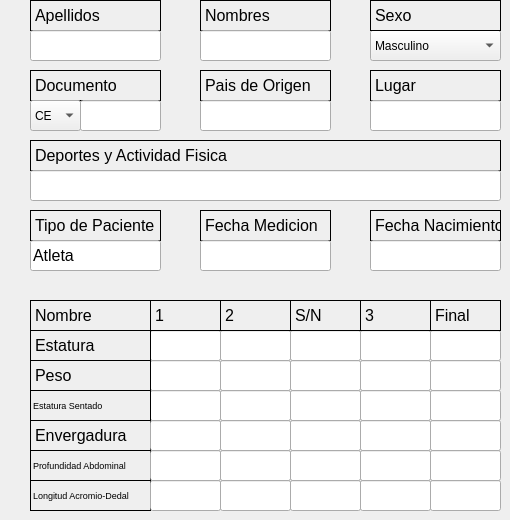
    <widget class="QWidget" name="tab">
     <attribute name="title">
      <string>entrada 1</string>
     </attribute>
     <widget class="QLabel" name="label">
      <property name="geometry">
       <rect>
        <x>30</x>
        <y>0</y>
        <width>131</width>
        <height>31</height>
       </rect>
      </property>
      <property name="font">
       <font>
        <pointsize>12</pointsize>
       </font>
      </property>
      <property name="frameShape">
       <enum>QFrame::Box</enum>
      </property>
      <property name="frameShadow">
       <enum>QFrame::Plain</enum>
      </property>
      <property name="text">
       <string>Apellidos</string>
      </property>
      <property name="scaledContents">
       <bool>false</bool>
      </property>
     </widget>
     <widget class="QLineEdit" name="lineEdit">
      <property name="geometry">
       <rect>
        <x>30</x>
        <y>30</y>
        <width>131</width>
        <height>31</height>
       </rect>
      </property>
      <property name="font">
       <font>
        <pointsize>12</pointsize>
       </font>
      </property>
      <property name="text">
       <string/>
      </property>
     </widget>
     <widget class="QLabel" name="label_2">
      <property name="geometry">
       <rect>
        <x>200</x>
        <y>0</y>
        <width>131</width>
        <height>31</height>
       </rect>
      </property>
      <property name="font">
       <font>
        <pointsize>12</pointsize>
       </font>
      </property>
      <property name="frameShape">
       <enum>QFrame::Box</enum>
      </property>
      <property name="frameShadow">
       <enum>QFrame::Plain</enum>
      </property>
      <property name="text">
       <string>Nombres</string>
      </property>
      <property name="scaledContents">
       <bool>false</bool>
      </property>
     </widget>
     <widget class="QLineEdit" name="lineEdit_2">
      <property name="geometry">
       <rect>
        <x>200</x>
        <y>30</y>
        <width>131</width>
        <height>31</height>
       </rect>
      </property>
      <property name="font">
       <font>
        <pointsize>12</pointsize>
       </font>
      </property>
      <property name="text">
       <string/>
      </property>
     </widget>
     <widget class="QComboBox" name="comboBox">
      <property name="geometry">
       <rect>
        <x>370</x>
        <y>30</y>
        <width>131</width>
        <height>31</height>
       </rect>
      </property>
      <item>
       <property name="text">
        <string>Masculino</string>
       </property>
      </item>
      <item>
       <property name="text">
        <string>Femenino</string>
       </property>
      </item>
     </widget>
     <widget class="QLabel" name="label_3">
      <property name="geometry">
       <rect>
        <x>370</x>
        <y>0</y>
        <width>131</width>
        <height>31</height>
       </rect>
      </property>
      <property name="font">
       <font>
        <pointsize>12</pointsize>
       </font>
      </property>
      <property name="frameShape">
       <enum>QFrame::Box</enum>
      </property>
      <property name="frameShadow">
       <enum>QFrame::Plain</enum>
      </property>
      <property name="text">
       <string>Sexo</string>
      </property>
      <property name="scaledContents">
       <bool>false</bool>
      </property>
     </widget>
     <widget class="QLabel" name="label_4">
      <property name="geometry">
       <rect>
        <x>30</x>
        <y>70</y>
        <width>131</width>
        <height>31</height>
       </rect>
      </property>
      <property name="font">
       <font>
        <pointsize>12</pointsize>
       </font>
      </property>
      <property name="frameShape">
       <enum>QFrame::Box</enum>
      </property>
      <property name="frameShadow">
       <enum>QFrame::Plain</enum>
      </property>
      <property name="text">
       <string>Documento</string>
      </property>
      <property name="scaledContents">
       <bool>false</bool>
      </property>
     </widget>
     <widget class="QComboBox" name="comboBox_2">
      <property name="geometry">
       <rect>
        <x>30</x>
        <y>100</y>
        <width>51</width>
        <height>31</height>
       </rect>
      </property>
      <item>
       <property name="text">
        <string>CE</string>
       </property>
      </item>
      <item>
       <property name="text">
        <string>CI</string>
       </property>
      </item>
      <item>
       <property name="text">
        <string>P</string>
       </property>
      </item>
      <item>
       <property name="text">
        <string>O</string>
       </property>
      </item>
     </widget>
     <widget class="QLineEdit" name="lineEdit_3">
      <property name="geometry">
       <rect>
        <x>80</x>
        <y>100</y>
        <width>81</width>
        <height>31</height>
       </rect>
      </property>
      <property name="font">
       <font>
        <pointsize>12</pointsize>
       </font>
      </property>
      <property name="text">
       <string/>
      </property>
     </widget>
     <widget class="QLabel" name="label_5">
      <property name="geometry">
       <rect>
        <x>200</x>
        <y>70</y>
        <width>131</width>
        <height>31</height>
       </rect>
      </property>
      <property name="font">
       <font>
        <pointsize>12</pointsize>
       </font>
      </property>
      <property name="frameShape">
       <enum>QFrame::Box</enum>
      </property>
      <property name="frameShadow">
       <enum>QFrame::Plain</enum>
      </property>
      <property name="text">
       <string>Pais de Origen</string>
      </property>
      <property name="scaledContents">
       <bool>false</bool>
      </property>
     </widget>
     <widget class="QLineEdit" name="lineEdit_4">
      <property name="geometry">
       <rect>
        <x>200</x>
        <y>100</y>
        <width>131</width>
        <height>31</height>
       </rect>
      </property>
      <property name="font">
       <font>
        <pointsize>12</pointsize>
       </font>
      </property>
      <property name="text">
       <string/>
      </property>
     </widget>
     <widget class="QLabel" name="label_6">
      <property name="geometry">
       <rect>
        <x>370</x>
        <y>70</y>
        <width>131</width>
        <height>31</height>
       </rect>
      </property>
      <property name="font">
       <font>
        <pointsize>12</pointsize>
       </font>
      </property>
      <property name="frameShape">
       <enum>QFrame::Box</enum>
      </property>
      <property name="frameShadow">
       <enum>QFrame::Plain</enum>
      </property>
      <property name="text">
       <string>Lugar</string>
      </property>
      <property name="scaledContents">
       <bool>false</bool>
      </property>
     </widget>
     <widget class="QLineEdit" name="lineEdit_5">
      <property name="geometry">
       <rect>
        <x>370</x>
        <y>100</y>
        <width>131</width>
        <height>31</height>
       </rect>
      </property>
      <property name="font">
       <font>
        <pointsize>12</pointsize>
       </font>
      </property>
      <property name="text">
       <string/>
      </property>
     </widget>
     <widget class="QLabel" name="label_7">
      <property name="geometry">
       <rect>
        <x>30</x>
        <y>140</y>
        <width>471</width>
        <height>31</height>
       </rect>
      </property>
      <property name="font">
       <font>
        <pointsize>12</pointsize>
       </font>
      </property>
      <property name="frameShape">
       <enum>QFrame::Box</enum>
      </property>
      <property name="frameShadow">
       <enum>QFrame::Plain</enum>
      </property>
      <property name="text">
       <string>Deportes y Actividad Fisica</string>
      </property>
      <property name="scaledContents">
       <bool>false</bool>
      </property>
     </widget>
     <widget class="QLineEdit" name="lineEdit_6">
      <property name="geometry">
       <rect>
        <x>30</x>
        <y>170</y>
        <width>471</width>
        <height>31</height>
       </rect>
      </property>
      <property name="font">
       <font>
        <pointsize>12</pointsize>
       </font>
      </property>
      <property name="text">
       <string/>
      </property>
     </widget>
     <widget class="QLabel" name="label_8">
      <property name="geometry">
       <rect>
        <x>30</x>
        <y>210</y>
        <width>131</width>
        <height>31</height>
       </rect>
      </property>
      <property name="font">
       <font>
        <pointsize>12</pointsize>
       </font>
      </property>
      <property name="frameShape">
       <enum>QFrame::Box</enum>
      </property>
      <property name="frameShadow">
       <enum>QFrame::Plain</enum>
      </property>
      <property name="text">
       <string>Tipo de Paciente</string>
      </property>
      <property name="scaledContents">
       <bool>false</bool>
      </property>
     </widget>
     <widget class="QLabel" name="label_9">
      <property name="geometry">
       <rect>
        <x>200</x>
        <y>210</y>
        <width>131</width>
        <height>31</height>
       </rect>
      </property>
      <property name="font">
       <font>
        <pointsize>12</pointsize>
       </font>
      </property>
      <property name="frameShape">
       <enum>QFrame::Box</enum>
      </property>
      <property name="frameShadow">
       <enum>QFrame::Plain</enum>
      </property>
      <property name="text">
       <string>Fecha Medicion</string>
      </property>
      <property name="scaledContents">
       <bool>false</bool>
      </property>
     </widget>
     <widget class="QLabel" name="label_10">
      <property name="geometry">
       <rect>
        <x>370</x>
        <y>210</y>
        <width>131</width>
        <height>31</height>
       </rect>
      </property>
      <property name="font">
       <font>
        <pointsize>12</pointsize>
       </font>
      </property>
      <property name="frameShape">
       <enum>QFrame::Box</enum>
      </property>
      <property name="frameShadow">
       <enum>QFrame::Plain</enum>
      </property>
      <property name="text">
       <string>Fecha Nacimiento</string>
      </property>
      <property name="scaledContents">
       <bool>false</bool>
      </property>
     </widget>
     <widget class="QLineEdit" name="lineEdit_7">
      <property name="geometry">
       <rect>
        <x>30</x>
        <y>240</y>
        <width>131</width>
        <height>31</height>
       </rect>
      </property>
      <property name="font">
       <font>
        <pointsize>12</pointsize>
       </font>
      </property>
      <property name="text">
       <string>Atleta</string>
      </property>
      <property name="readOnly">
       <bool>true</bool>
      </property>
     </widget>
     <widget class="QLineEdit" name="lineEdit_8">
      <property name="geometry">
       <rect>
        <x>200</x>
        <y>240</y>
        <width>131</width>
        <height>31</height>
       </rect>
      </property>
      <property name="font">
       <font>
        <pointsize>12</pointsize>
       </font>
      </property>
      <property name="text">
       <string/>
      </property>
     </widget>
     <widget class="QLineEdit" name="lineEdit_9">
      <property name="geometry">
       <rect>
        <x>370</x>
        <y>240</y>
        <width>131</width>
        <height>31</height>
       </rect>
      </property>
      <property name="font">
       <font>
        <pointsize>12</pointsize>
       </font>
      </property>
      <property name="text">
       <string/>
      </property>
     </widget>
     <widget class="QLabel" name="label_11">
      <property name="geometry">
       <rect>
        <x>30</x>
        <y>300</y>
        <width>121</width>
        <height>31</height>
       </rect>
      </property>
      <property name="font">
       <font>
        <pointsize>12</pointsize>
       </font>
      </property>
      <property name="frameShape">
       <enum>QFrame::Box</enum>
      </property>
      <property name="frameShadow">
       <enum>QFrame::Plain</enum>
      </property>
      <property name="text">
       <string>Nombre</string>
      </property>
      <property name="scaledContents">
       <bool>false</bool>
      </property>
     </widget>
     <widget class="QLineEdit" name="lineEdit_11">
      <property name="geometry">
       <rect>
        <x>150</x>
        <y>330</y>
        <width>71</width>
        <height>31</height>
       </rect>
      </property>
      <property name="font">
       <font>
        <pointsize>12</pointsize>
       </font>
      </property>
      <property name="text">
       <string/>
      </property>
     </widget>
     <widget class="QLineEdit" name="lineEdit_12">
      <property name="geometry">
       <rect>
        <x>220</x>
        <y>330</y>
        <width>71</width>
        <height>31</height>
       </rect>
      </property>
      <property name="font">
       <font>
        <pointsize>12</pointsize>
       </font>
      </property>
      <property name="text">
       <string/>
      </property>
     </widget>
     <widget class="QLineEdit" name="lineEdit_13">
      <property name="geometry">
       <rect>
        <x>290</x>
        <y>330</y>
        <width>71</width>
        <height>31</height>
       </rect>
      </property>
      <property name="font">
       <font>
        <pointsize>12</pointsize>
       </font>
      </property>
      <property name="text">
       <string/>
      </property>
     </widget>
     <widget class="QLineEdit" name="lineEdit_14">
      <property name="geometry">
       <rect>
        <x>360</x>
        <y>330</y>
        <width>71</width>
        <height>31</height>
       </rect>
      </property>
      <property name="font">
       <font>
        <pointsize>12</pointsize>
       </font>
      </property>
      <property name="text">
       <string/>
      </property>
     </widget>
     <widget class="QLineEdit" name="lineEdit_15">
      <property name="geometry">
       <rect>
        <x>430</x>
        <y>330</y>
        <width>71</width>
        <height>31</height>
       </rect>
      </property>
      <property name="font">
       <font>
        <pointsize>12</pointsize>
       </font>
      </property>
      <property name="text">
       <string/>
      </property>
     </widget>
     <widget class="QLabel" name="label_12">
      <property name="geometry">
       <rect>
        <x>150</x>
        <y>300</y>
        <width>71</width>
        <height>31</height>
       </rect>
      </property>
      <property name="font">
       <font>
        <pointsize>12</pointsize>
       </font>
      </property>
      <property name="frameShape">
       <enum>QFrame::Box</enum>
      </property>
      <property name="frameShadow">
       <enum>QFrame::Plain</enum>
      </property>
      <property name="text">
       <string>1</string>
      </property>
      <property name="scaledContents">
       <bool>false</bool>
      </property>
     </widget>
     <widget class="QLabel" name="label_13">
      <property name="geometry">
       <rect>
        <x>220</x>
        <y>300</y>
        <width>71</width>
        <height>31</height>
       </rect>
      </property>
      <property name="font">
       <font>
        <pointsize>12</pointsize>
       </font>
      </property>
      <property name="frameShape">
       <enum>QFrame::Box</enum>
      </property>
      <property name="frameShadow">
       <enum>QFrame::Plain</enum>
      </property>
      <property name="text">
       <string>2</string>
      </property>
      <property name="scaledContents">
       <bool>false</bool>
      </property>
     </widget>
     <widget class="QLabel" name="label_14">
      <property name="geometry">
       <rect>
        <x>290</x>
        <y>300</y>
        <width>71</width>
        <height>31</height>
       </rect>
      </property>
      <property name="font">
       <font>
        <pointsize>12</pointsize>
       </font>
      </property>
      <property name="frameShape">
       <enum>QFrame::Box</enum>
      </property>
      <property name="frameShadow">
       <enum>QFrame::Plain</enum>
      </property>
      <property name="text">
       <string>S/N</string>
      </property>
      <property name="scaledContents">
       <bool>false</bool>
      </property>
     </widget>
     <widget class="QLabel" name="label_15">
      <property name="geometry">
       <rect>
        <x>360</x>
        <y>300</y>
        <width>71</width>
        <height>31</height>
       </rect>
      </property>
      <property name="font">
       <font>
        <pointsize>12</pointsize>
       </font>
      </property>
      <property name="frameShape">
       <enum>QFrame::Box</enum>
      </property>
      <property name="frameShadow">
       <enum>QFrame::Plain</enum>
      </property>
      <property name="text">
       <string>3</string>
      </property>
      <property name="scaledContents">
       <bool>false</bool>
      </property>
     </widget>
     <widget class="QLabel" name="label_16">
      <property name="geometry">
       <rect>
        <x>430</x>
        <y>300</y>
        <width>71</width>
        <height>31</height>
       </rect>
      </property>
      <property name="font">
       <font>
        <pointsize>12</pointsize>
       </font>
      </property>
      <property name="frameShape">
       <enum>QFrame::Box</enum>
      </property>
      <property name="frameShadow">
       <enum>QFrame::Plain</enum>
      </property>
      <property name="text">
       <string>Final</string>
      </property>
      <property name="scaledContents">
       <bool>false</bool>
      </property>
     </widget>
     <widget class="QLineEdit" name="lineEdit_17">
      <property name="geometry">
       <rect>
        <x>150</x>
        <y>360</y>
        <width>71</width>
        <height>31</height>
       </rect>
      </property>
      <property name="font">
       <font>
        <pointsize>12</pointsize>
       </font>
      </property>
      <property name="text">
       <string/>
      </property>
     </widget>
     <widget class="QLineEdit" name="lineEdit_18">
      <property name="geometry">
       <rect>
        <x>220</x>
        <y>360</y>
        <width>71</width>
        <height>31</height>
       </rect>
      </property>
      <property name="font">
       <font>
        <pointsize>12</pointsize>
       </font>
      </property>
      <property name="text">
       <string/>
      </property>
     </widget>
     <widget class="QLineEdit" name="lineEdit_19">
      <property name="geometry">
       <rect>
        <x>290</x>
        <y>360</y>
        <width>71</width>
        <height>31</height>
       </rect>
      </property>
      <property name="font">
       <font>
        <pointsize>12</pointsize>
       </font>
      </property>
      <property name="text">
       <string/>
      </property>
     </widget>
     <widget class="QLineEdit" name="lineEdit_20">
      <property name="geometry">
       <rect>
        <x>360</x>
        <y>360</y>
        <width>71</width>
        <height>31</height>
       </rect>
      </property>
      <property name="font">
       <font>
        <pointsize>12</pointsize>
       </font>
      </property>
      <property name="text">
       <string/>
      </property>
     </widget>
     <widget class="QLineEdit" name="lineEdit_21">
      <property name="geometry">
       <rect>
        <x>430</x>
        <y>360</y>
        <width>71</width>
        <height>31</height>
       </rect>
      </property>
      <property name="font">
       <font>
        <pointsize>12</pointsize>
       </font>
      </property>
      <property name="text">
       <string/>
      </property>
     </widget>
     <widget class="QLineEdit" name="lineEdit_23">
      <property name="geometry">
       <rect>
        <x>150</x>
        <y>390</y>
        <width>71</width>
        <height>31</height>
       </rect>
      </property>
      <property name="font">
       <font>
        <pointsize>12</pointsize>
       </font>
      </property>
      <property name="text">
       <string/>
      </property>
     </widget>
     <widget class="QLineEdit" name="lineEdit_24">
      <property name="geometry">
       <rect>
        <x>220</x>
        <y>390</y>
        <width>71</width>
        <height>31</height>
       </rect>
      </property>
      <property name="font">
       <font>
        <pointsize>12</pointsize>
       </font>
      </property>
      <property name="text">
       <string/>
      </property>
     </widget>
     <widget class="QLineEdit" name="lineEdit_25">
      <property name="geometry">
       <rect>
        <x>290</x>
        <y>390</y>
        <width>71</width>
        <height>31</height>
       </rect>
      </property>
      <property name="font">
       <font>
        <pointsize>12</pointsize>
       </font>
      </property>
      <property name="text">
       <string/>
      </property>
     </widget>
     <widget class="QLineEdit" name="lineEdit_26">
      <property name="geometry">
       <rect>
        <x>360</x>
        <y>390</y>
        <width>71</width>
        <height>31</height>
       </rect>
      </property>
      <property name="font">
       <font>
        <pointsize>12</pointsize>
       </font>
      </property>
      <property name="text">
       <string/>
      </property>
     </widget>
     <widget class="QLineEdit" name="lineEdit_27">
      <property name="geometry">
       <rect>
        <x>430</x>
        <y>390</y>
        <width>71</width>
        <height>31</height>
       </rect>
      </property>
      <property name="font">
       <font>
        <pointsize>12</pointsize>
       </font>
      </property>
      <property name="text">
       <string/>
      </property>
     </widget>
     <widget class="QLabel" name="label_17">
      <property name="geometry">
       <rect>
        <x>30</x>
        <y>330</y>
        <width>121</width>
        <height>31</height>
       </rect>
      </property>
      <property name="font">
       <font>
        <pointsize>12</pointsize>
       </font>
      </property>
      <property name="frameShape">
       <enum>QFrame::Box</enum>
      </property>
      <property name="frameShadow">
       <enum>QFrame::Plain</enum>
      </property>
      <property name="text">
       <string>Estatura</string>
      </property>
      <property name="scaledContents">
       <bool>false</bool>
      </property>
     </widget>
     <widget class="QLabel" name="label_18">
      <property name="geometry">
       <rect>
        <x>30</x>
        <y>360</y>
        <width>121</width>
        <height>31</height>
       </rect>
      </property>
      <property name="font">
       <font>
        <pointsize>12</pointsize>
       </font>
      </property>
      <property name="frameShape">
       <enum>QFrame::Box</enum>
      </property>
      <property name="frameShadow">
       <enum>QFrame::Plain</enum>
      </property>
      <property name="text">
       <string>Peso</string>
      </property>
      <property name="scaledContents">
       <bool>false</bool>
      </property>
     </widget>
     <widget class="QLabel" name="label_19">
      <property name="geometry">
       <rect>
        <x>30</x>
        <y>390</y>
        <width>121</width>
        <height>31</height>
       </rect>
      </property>
      <property name="font">
       <font>
        <pointsize>7</pointsize>
       </font>
      </property>
      <property name="frameShape">
       <enum>QFrame::Box</enum>
      </property>
      <property name="frameShadow">
       <enum>QFrame::Plain</enum>
      </property>
      <property name="text">
       <string>Estatura Sentado</string>
      </property>
      <property name="scaledContents">
       <bool>false</bool>
      </property>
     </widget>
     <widget class="QLabel" name="label_20">
      <property name="geometry">
       <rect>
        <x>30</x>
        <y>420</y>
        <width>121</width>
        <height>31</height>
       </rect>
      </property>
      <property name="font">
       <font>
        <pointsize>12</pointsize>
       </font>
      </property>
      <property name="frameShape">
       <enum>QFrame::Box</enum>
      </property>
      <property name="frameShadow">
       <enum>QFrame::Plain</enum>
      </property>
      <property name="text">
       <string>Envergadura</string>
      </property>
      <property name="scaledContents">
       <bool>false</bool>
      </property>
     </widget>
     <widget class="QLabel" name="label_21">
      <property name="geometry">
       <rect>
        <x>30</x>
        <y>450</y>
        <width>121</width>
        <height>31</height>
       </rect>
      </property>
      <property name="font">
       <font>
        <pointsize>7</pointsize>
       </font>
      </property>
      <property name="frameShape">
       <enum>QFrame::Box</enum>
      </property>
      <property name="frameShadow">
       <enum>QFrame::Plain</enum>
      </property>
      <property name="text">
       <string>Profundidad Abdominal</string>
      </property>
      <property name="scaledContents">
       <bool>false</bool>
      </property>
     </widget>
     <widget class="QLabel" name="label_22">
      <property name="geometry">
       <rect>
        <x>30</x>
        <y>480</y>
        <width>121</width>
        <height>31</height>
       </rect>
      </property>
      <property name="font">
       <font>
        <pointsize>7</pointsize>
       </font>
      </property>
      <property name="frameShape">
       <enum>QFrame::Box</enum>
      </property>
      <property name="frameShadow">
       <enum>QFrame::Plain</enum>
      </property>
      <property name="text">
       <string>Longitud Acromio-Dedal</string>
      </property>
      <property name="scaledContents">
       <bool>false</bool>
      </property>
     </widget>
     <widget class="QLineEdit" name="lineEdit_28">
      <property name="geometry">
       <rect>
        <x>150</x>
        <y>420</y>
        <width>71</width>
        <height>31</height>
       </rect>
      </property>
      <property name="font">
       <font>
        <pointsize>12</pointsize>
       </font>
      </property>
      <property name="text">
       <string/>
      </property>
     </widget>
     <widget class="QLineEdit" name="lineEdit_29">
      <property name="geometry">
       <rect>
        <x>220</x>
        <y>420</y>
        <width>71</width>
        <height>31</height>
       </rect>
      </property>
      <property name="font">
       <font>
        <pointsize>12</pointsize>
       </font>
      </property>
      <property name="text">
       <string/>
      </property>
     </widget>
     <widget class="QLineEdit" name="lineEdit_30">
      <property name="geometry">
       <rect>
        <x>290</x>
        <y>420</y>
        <width>71</width>
        <height>31</height>
       </rect>
      </property>
      <property name="font">
       <font>
        <pointsize>12</pointsize>
       </font>
      </property>
      <property name="text">
       <string/>
      </property>
     </widget>
     <widget class="QLineEdit" name="lineEdit_31">
      <property name="geometry">
       <rect>
        <x>360</x>
        <y>420</y>
        <width>71</width>
        <height>31</height>
       </rect>
      </property>
      <property name="font">
       <font>
        <pointsize>12</pointsize>
       </font>
      </property>
      <property name="text">
       <string/>
      </property>
     </widget>
     <widget class="QLineEdit" name="lineEdit_32">
      <property name="geometry">
       <rect>
        <x>430</x>
        <y>420</y>
        <width>71</width>
        <height>31</height>
       </rect>
      </property>
      <property name="font">
       <font>
        <pointsize>12</pointsize>
       </font>
      </property>
      <property name="text">
       <string/>
      </property>
     </widget>
     <widget class="QLineEdit" name="lineEdit_33">
      <property name="geometry">
       <rect>
        <x>150</x>
        <y>450</y>
        <width>71</width>
        <height>31</height>
       </rect>
      </property>
      <property name="font">
       <font>
        <pointsize>12</pointsize>
       </font>
      </property>
      <property name="text">
       <string/>
      </property>
     </widget>
     <widget class="QLineEdit" name="lineEdit_34">
      <property name="geometry">
       <rect>
        <x>220</x>
        <y>450</y>
        <width>71</width>
        <height>31</height>
       </rect>
      </property>
      <property name="font">
       <font>
        <pointsize>12</pointsize>
       </font>
      </property>
      <property name="text">
       <string/>
      </property>
     </widget>
     <widget class="QLineEdit" name="lineEdit_35">
      <property name="geometry">
       <rect>
        <x>290</x>
        <y>450</y>
        <width>71</width>
        <height>31</height>
       </rect>
      </property>
      <property name="font">
       <font>
        <pointsize>12</pointsize>
       </font>
      </property>
      <property name="text">
       <string/>
      </property>
     </widget>
     <widget class="QLineEdit" name="lineEdit_36">
      <property name="geometry">
       <rect>
        <x>360</x>
        <y>450</y>
        <width>71</width>
        <height>31</height>
       </rect>
      </property>
      <property name="font">
       <font>
        <pointsize>12</pointsize>
       </font>
      </property>
      <property name="text">
       <string/>
      </property>
     </widget>
     <widget class="QLineEdit" name="lineEdit_37">
      <property name="geometry">
       <rect>
        <x>430</x>
        <y>450</y>
        <width>71</width>
        <height>31</height>
       </rect>
      </property>
      <property name="font">
       <font>
        <pointsize>12</pointsize>
       </font>
      </property>
      <property name="text">
       <string/>
      </property>
     </widget>
     <widget class="QLineEdit" name="lineEdit_38">
      <property name="geometry">
       <rect>
        <x>150</x>
        <y>480</y>
        <width>71</width>
        <height>31</height>
       </rect>
      </property>
      <property name="font">
       <font>
        <pointsize>12</pointsize>
       </font>
      </property>
      <property name="text">
       <string/>
      </property>
     </widget>
     <widget class="QLineEdit" name="lineEdit_39">
      <property name="geometry">
       <rect>
        <x>220</x>
        <y>480</y>
        <width>71</width>
        <height>31</height>
       </rect>
      </property>
      <property name="font">
       <font>
        <pointsize>12</pointsize>
       </font>
      </property>
      <property name="text">
       <string/>
      </property>
     </widget>
     <widget class="QLineEdit" name="lineEdit_40">
      <property name="geometry">
       <rect>
        <x>290</x>
        <y>480</y>
        <width>71</width>
        <height>31</height>
       </rect>
      </property>
      <property name="font">
       <font>
        <pointsize>12</pointsize>
       </font>
      </property>
      <property name="text">
       <string/>
      </property>
     </widget>
     <widget class="QLineEdit" name="lineEdit_41">
      <property name="geometry">
       <rect>
        <x>360</x>
        <y>480</y>
        <width>71</width>
        <height>31</height>
       </rect>
      </property>
      <property name="font">
       <font>
        <pointsize>12</pointsize>
       </font>
      </property>
      <property name="text">
       <string/>
      </property>
     </widget>
     <widget class="QLineEdit" name="lineEdit_42">
      <property name="geometry">
       <rect>
        <x>430</x>
        <y>480</y>
        <width>71</width>
        <height>31</height>
       </rect>
      </property>
      <property name="font">
       <font>
        <pointsize>12</pointsize>
       </font>
      </property>
      <property name="text">
       <string/>
      </property>
     </widget>
    </widget>
